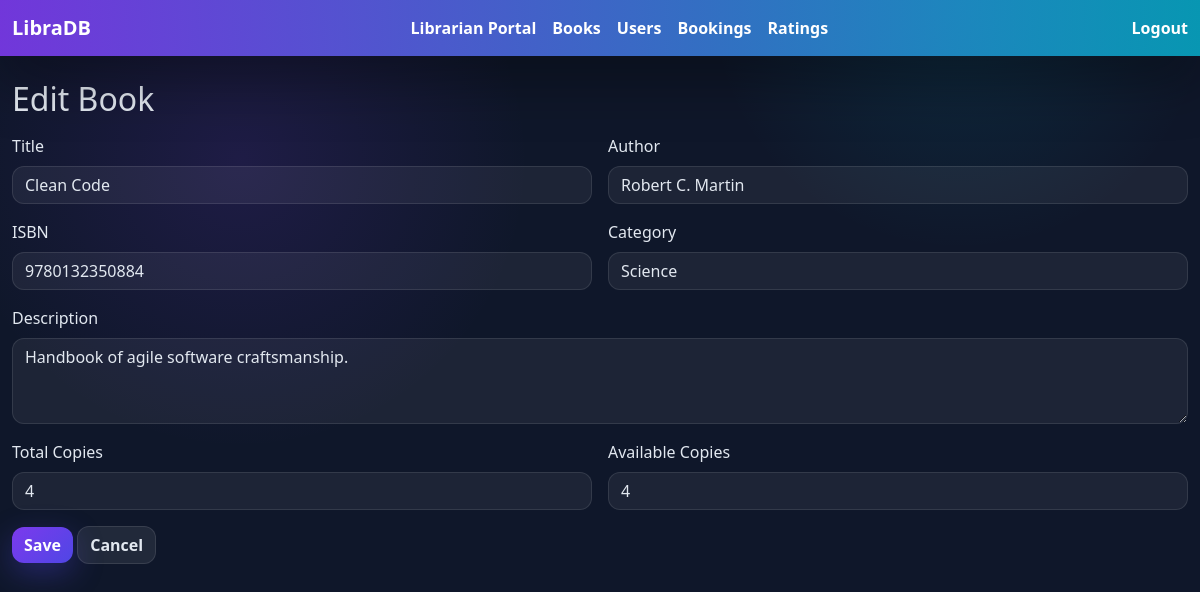
The app's page /books/1/edit (signed in) with its own data.
### library_app/models.py (models this page shows, shortened)
class TimestampMixin:
    created_at = db.Column(db.DateTime, default=datetime.utcnow)
    updated_at = db.Column(db.DateTime, default=datetime.utcnow, onupdate=datetime.utcnow)

class Book(TimestampMixin, db.Model):
    __tablename__ = "books"
    id = db.Column(db.Integer, primary_key=True)
    title = db.Column(db.String(200), nullable=False)
    author = db.Column(db.String(120), nullable=False)
    isbn = db.Column(db.String(20), unique=True, nullable=False)
    description = db.Column(db.Text)
    copies_total = db.Column(db.Integer, default=1)
    copies_available = db.Column(db.Integer, default=1)
    category_id = db.Column(db.Integer, db.ForeignKey("categories.id"))
    category = db.relationship("Category", back_populates="books")
    bookings = db.relationship("Booking", back_populates="book", cascade="all, delete-orphan")
    ratings = db.relationship("Rating", back_populates="book", cascade="all, delete-orphan")

class Category(db.Model):
    __tablename__ = "categories"
    id = db.Column(db.Integer, primary_key=True)
    name = db.Column(db.String(120), unique=True, nullable=False)
    books = db.relationship("Book", back_populates="category", cascade="all, delete-orphan")

### library_app/routes.py (the view, shortened to what this page needs)
@bp.route("/books/<int:book_id>/edit", methods=["GET", "POST"])
def edit_book(book_id: int):
    redirect_response = require_role("librarian")
    if redirect_response:
        return redirect_response
    book = Book.query.get_or_404(book_id)
    categories = Category.query.all()
    return render_template("books/form.html", book=book, categories=categories)

### library_app/routes.py (called while the page is built)
def current_user() -> User | None:
    user_id = session.get("user_id")
    if not user_id:
        return None
    return User.query.get(user_id)

def current_role() -> str | None:
    user = current_user()
    if user:
        return user.role
    return None

def current_member() -> User | None:
    user = current_user()
    if not user or user.role != "member":
        return None
    return user

def require_role(role: str):
    user = current_user()
    if not user or user.role != role:
        flash("Please log in to access that portal.", "warning")
        return redirect(url_for("library.login", next=request.path))
    if not user.approved:
        session.clear()
        flash("Your account is awaiting librarian approval.", "warning")
        return redirect(url_for("library.login"))
    return None

@bp.app_context_processor
def inject_globals():
    return {
        "active_role": current_role(),
        "active_member": current_member(),
        "active_user": current_user(),
    }

### library_app/templates/books/form.html (shortened to what this page needs)
{% extends 'base.html' %}
{% block content %}
  <h2>{{ 'Edit' if book else 'Create' }} Book</h2>
  <form method="post" class="mt-3">
    <div class="row g-3">
      <div class="col-md-6">
        <label class="form-label">Title</label>
        <input class="form-control" name="title" value="{{ book.title if book else '' }}" required>
      </div>
      <div class="col-md-6">
        <label class="form-label">Author</label>
        <input class="form-control" name="author" value="{{ book.author if book else '' }}" required>
      </div>
      <div class="col-md-6">
        <label class="form-label">ISBN</label>
        <input class="form-control" name="isbn" value="{{ book.isbn if book else '' }}" required>
      </div>
      <div class="col-md-6">
        <label class="form-label">Category</label>
        <select class="form-select" name="category_id">
          {% for category in categories %}
            <option value="{{ category.id }}" {% if book and book.category_id == category.id %}selected{% endif %}>{{ category.name }}</option>
          {% endfor %}
        </select>
      </div>
      <div class="col-md-12">
        <label class="form-label">Description</label>
        <textarea class="form-control" rows="3" name="description">{{ book.description if book else '' }}</textarea>
      </div>
      <div class="col-md-6">
        <label class="form-label">Total Copies</label>
        <input class="form-control" name="copies_total" type="number" min="1" value="{{ book.copies_total if book else 1 }}">
      </div>
      <div class="col-md-6">
        <label class="form-label">Available Copies</label>
        <input class="form-control" name="copies_available" type="number" min="0" value="{{ book.copies_available if book else 1 }}">
      </div>
    </div>
    <div class="mt-3">
      <button class="btn btn-primary">Save</button>
      <a class="btn btn-secondary" href="{{ url_for('library.books') }}">Cancel</a>
    </div>
  </form>
{% endblock %}

### library_app/static/css/styles.css (style rules this page uses)
:root { --bg: #0f172a; --panel: rgba(255, 255, 255, 0.08); --card: #0b1224; --text: #e2e8f0; --muted: #cbd5e1; --accent: #7c3aed; --accent-2: #06b6d4; --success: #10b981; --warning: #f59e0b; --danger: #ef4444; --border: rgba(255, 255, 255, 0.1); --shadow: 0 20px 60px rgba(0, 0, 0, 0.4); --radius: 16px; }
* { border-radius: 0; }
body { background: radial-gradient(circle at 20% 20%, rgba(124, 58, 237, 0.14), transparent 25%), radial-gradient(circle at 80% 0%, rgba(6, 182, 212, 0.12), transparent 20%), var(--bg); color: var(--text); min-height: 100vh; }
.btn { border-radius: 12px; border: none; font-weight: 600; }
.btn-primary { background: linear-gradient(135deg, var(--accent), #4f46e5); box-shadow: 0 10px 30px rgba(79, 70, 229, 0.35); }
.btn-outline-secondary, .btn-secondary { background: rgba(255, 255, 255, 0.08); color: var(--text); border: 1px solid var(--border); }
input.form-control, select.form-select, textarea.form-control { background: rgba(255, 255, 255, 0.06); color: var(--text); border: 1px solid var(--border); border-radius: 12px; }
a { color: #a5b4fc; }

### records on screen
Book: title "Clean Code", author "Robert C. Martin", isbn "9780132350884", category_id "Science", description "Handbook of agile software craftsmanship.", copies_total "4", copies_available "4"

### other values on screen
{{ 'Edit' if book else 'Create' }} "Edit"
